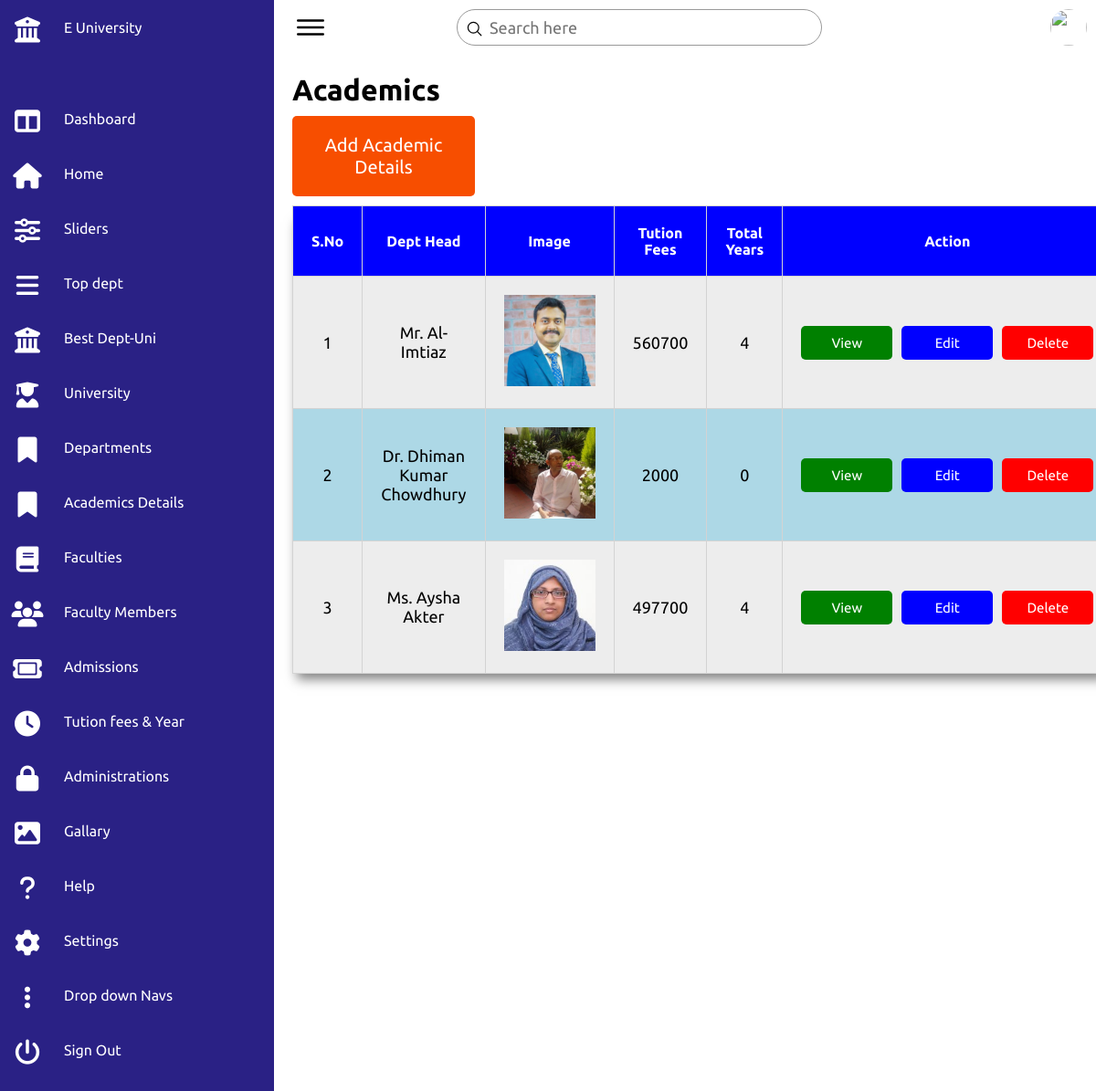
Screenshot of /academic_details.php with the database file from the repository.
### tables this page shows
CREATE TABLE `subject` (
  `id` int NOT NULL,
  `department_head` varchar(255) NOT NULL,
  `image` varchar(255) NOT NULL,
  `cost` int NOT NULL,
  `year` int NOT NULL,
  `university_id` int NOT NULL,
  `academic_id` int NOT NULL
);

### academic_details.php (the view, shortened to what this page needs)
<!DOCTYPE html>
<html lang="en">
<head>
    <link rel="stylesheet" href="https://cdnjs.cloudflare.com/ajax/libs/font-awesome/6.2.1/css/all.min.css">
    <link rel="stylesheet" href="css/admin.css">
</head>
<body>
    <div class="container">
        <?php include_once 'admin-nav.php'?>
        <div class="main">
            <div class="topbar">
                <div class="toggle">
                    <ion-icon name="menu-outline"></ion-icon>
                </div>
                <div class="search">
                    <label>
                        <input type="text" placeholder="Search here">
                        <ion-icon name="search-outline"></ion-icon>
                    </label>
                </div>
                <div class="user">
                    <img src="assets/imgs/customer01.jpg" alt="">
                </div>
            </div>
            <div class="table">
                <h1>Academics</h1>
                <div class="btn">
                    <a href="add-academic-details.php">Add Academic Details</a>
                </div>
            <table>
                    <tr>
                        <th>S.No</th>
                        <th>Dept Head </th>
                        <th>Image</th>
                        <th>Tution Fees</th>
                        <th>Total Years</th>
                        <th>Action</th>
                    </tr>
                    <?php
                    include_once 'config.php';
                    $sql = "SELECT * FROM subject";
                    $result = mysqli_query($conn,$sql);
                    $id = 1;
                    while ($row = mysqli_fetch_assoc($result)){
                    ?>
                    <tr>
                        <td><?= $id++ ?></td>
                        <td><?= $row['department_head']?></td>
                        <td><img src="<?= $row['image']?>" alt="" style="width:100px;height:100px;"></td>
                        <td><?= $row['cost']?></td>
                        <td><?= $row['year']?></td>
                        <td style="margin-left :20px;">
                            <div class="action-btn">
                             <a href="view-academic-details.php?id=<?= $row['id'] ?>" style="background:green;">View</a>
                             <a href="edit-academic-details.php?id=<?= $row['id'] ?>" style="background:blue;">Edit</a>
                             <a href="delete-academic-details.php?id=<?= $row['id'] ?>" style="background:red;">Delete</a>
                            </div>
                        </td>
                    </tr>
                    <?php } ?>
                    </table>
            </div>
        </div>
    </div>
</body>
</html>

### css/admin.css (style rules this page uses)
* { font-family: "Ubuntu", sans-serif; margin: 0; padding: 0; box-sizing: border-box; }
:root { --blue: #2a2185; --white: #fff; --gray: #f5f5f5; --black1: #222; --black2: #999; }
body { overflow-x: hidden; }
.container { position: relative; width: 100%; display: flex; justify-content: space-between; align-items: center; height: 100%; }
.main { position: absolute; width: calc(100% - 300px); left: 300px; height: 100%; background: var(--white); transition: 0.5s; }
.topbar { width: 100%; height: 60px; display: flex; justify-content: space-between; align-items: center; padding: 0 10px; }
.toggle { position: relative; width: 60px; height: 60px; display: flex; justify-content: center; align-items: center; font-size: 2.5rem; cursor: pointer; }
.search { position: relative; width: 400px; margin: 0 10px; }
.search label { position: relative; width: 100%; }
.search label input { width: 100%; height: 40px; border-radius: 40px; padding: 5px 20px; padding-left: 35px; font-size: 18px; outline: none; border: 1px solid var(--black2); }
.search label ion-icon { position: absolute; top: 0; left: 10px; font-size: 1.2rem; }
.user { position: relative; width: 40px; height: 40px; border-radius: 50%; overflow: hidden; cursor: pointer; }
.user img { position: absolute; top: 0; left: 0; width: 100%; height: 100%; object-fit: cover; }
table { width: 100%; box-shadow: -1px 12px 12px -6px rgba(0,0,0,0.5); }
table, td, th { padding: 20px; border: 1px solid lightgray; border-collapse: collapse; text-align: center; cursor: pointer; }
td { font-size: 18px; }
th { background-color: blue; color: white; }
tr:nth-child(odd) { background-color: lightblue; }
tr:nth-child(even) { background-color: #ededed; }
.table { padding: 20px; width: 100%; }
.table .btn { padding:20px; background: rgb(247, 78, 0); width: 200px; text-decoration: none; border-radius: 5px; text-align: center; margin-top: 10px; margin-bottom: 10px; }
.table .btn a { text-decoration: none; color: white; font-size: 20px; }
.table .action-btn { display: flex; gap: 10px; align-items: center; }
.table .action-btn a { width: 100px; padding: 10px; text-align: center; text-decoration: none; color: white; border-radius: 5px; font-size: 15px; }

### rows the page displays
subject: department_head "Mr. Al-Imtiaz", image (picture), cost "560700", year "4"
subject: department_head "Dr. Dhiman Kumar Chowdhury", image (picture), cost "2000", year "0"
subject: department_head "Ms. Aysha Akter", image (picture), cost "497700", year "4"
